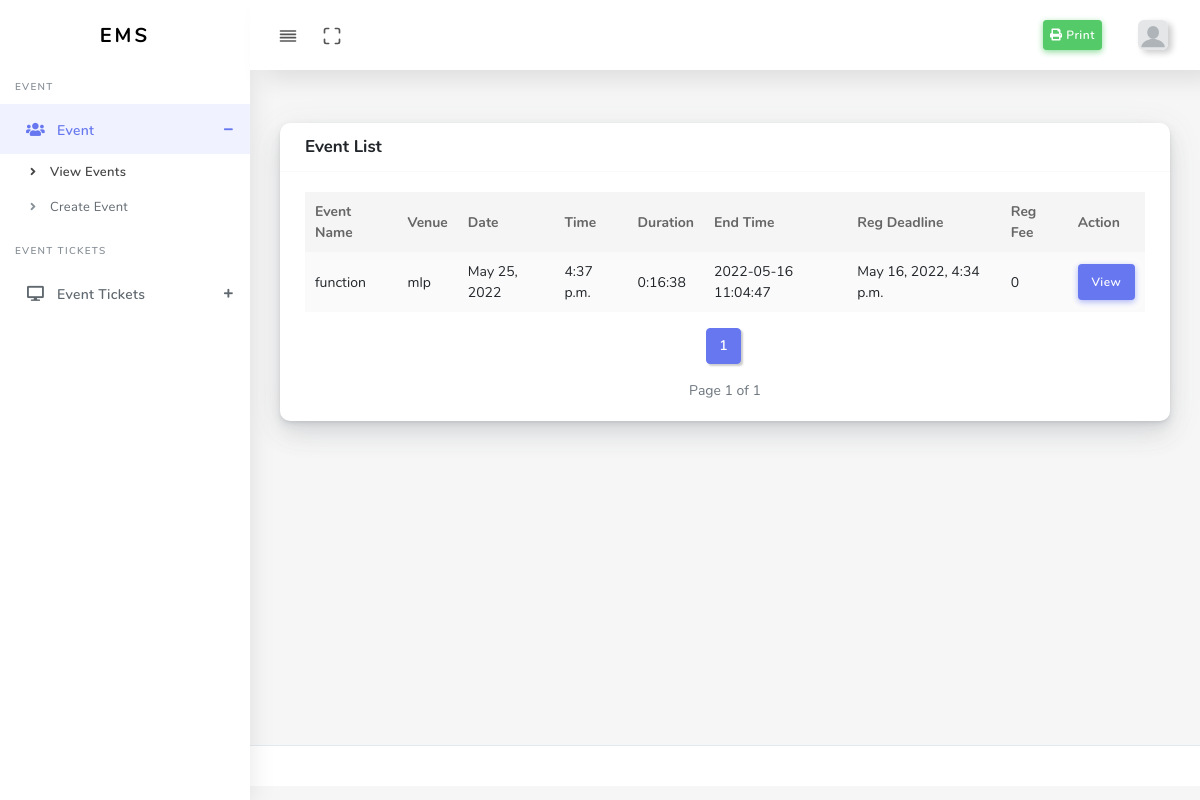
Page /event/event-list/ (signed in) on the committed database.
### event/models.py (models this page shows, shortened)
class Event(BaseModel):
    event_name = models.CharField(max_length=128,null=True,blank=True)
    venue = models.CharField(max_length=128,null=True,blank=True)
    date = models.DateField()
    time = models.TimeField()
    duration = models.DurationField()
    end_time = models.CharField(max_length=128,null=True,blank=True)
    reg_end_time = models.DateTimeField(default=datetime.now)
    reg_fee = models.PositiveIntegerField(default=0)
    class Meta:
        db_table = 'Event'
        verbose_name = _('Event')
        verbose_name_plural = _('Events')
        ordering = ('-date_added',)

### event/views.py (the view)
# urls.py: path('event-list/',views.event_list, name="list_event"),
@login_required(login_url='account:login')
def event_list(request):
    user = request.user
    if user.is_admin:
        event = Event.objects.filter(is_deleted=False)
        paginator = Paginator(event, 25)
        page_number = request.GET.get('page')
        page_obj = paginator.get_page(page_number)
        context = {
            "page_obj" : page_obj,
            "page_name":"event_list",
        }
        return render(request, 'dashboard/event/list_event.html',context)
    else:
        context = {}
        return render(request, '403.html',context)

### templates/dashboard/event/list_event.html (shortened to what this page needs)
{% extends 'dashboard/base.html' %} {% load static %} {% block content %}
<div class="main-content">
  <section class="section">
    <div class="section-body">
      <div class="row">
        <div class="col-12">
          <div class="card">
            <div class="card-header">
              <h4>Event List</h4>
            </div>
            <div class="card-body">
              <div class="table-responsive">
                <div id="" class="">
                  <div class="row">
                    <div class="col-sm-12">
                      <table class="table table-striped no-footer" id="" role="grid" aria-describedby="table-1_info">
                        <thead>
                          <tr role="row">
                            <th>
                              Event Name
                            </th>
                            <th>
                              Venue
                            </th>
                            <th>
                              Date
                            </th>
                            <th>
                              Time
                            </th>
                            <th>
                              Duration
                            </th>
                            <th>
                              End Time
                            </th>
                            <th>
                              Reg Deadline
                            </th>
                            <th>
                              Reg Fee
                            </th>
                            <th class="sorting" tabindex="0" aria-controls="table-1" rowspan="1" colspan="1"
                              aria-label="Action" style="width: 75px">
                              Action
                            </th>
                          </tr>
                        </thead>
                        <tbody>
                          {% for item in page_obj %}
                          <tr role="row" class="odd">
                            <td>{{ item.event_name }}</td>
                            <td>{{ item.venue }}</td>
                            <td>{{ item.date }}</td>
                            <td>{{ item.time }}</td>
                            <td>{{ item.duration }}</td>
                            <td>{{ item.end_time }}</td>
                            <td>{{ item.reg_end_time}}</td>
                            <td>{{ item.reg_fee }}</td>
                            <td>
                              <a href="{% url 'event:view_event' pk=item.pk %}" class="btn btn-primary">View</a>
                            </td>
                          </tr>
                          {% endfor %}
                        </tbody>
                      </table>
                    </div>
                  </div>
                  <div class="row">
                    <div class="col-sm-12 col-md-12">
                      <div class="dataTables_paginate paging_simple_numbers" id="table-1_paginate">
                        <ul class="pagination justify-content-center">
                          <li class="paginate_button page-item active">
                            <a href="#" aria-controls="table-1" data-dt-idx="1" tabindex="0" class="page-link">{{ page_obj.number }}</a>
                          </li>
                        </ul>
                      </div>
                    </div>
                    <div class="col-sm-12 col-md-12">
                      <div class="dataTables_info text-center" id="table-1_info" role="status" aria-live="polite">
                        Page {{ page_obj.number }} of
                        {{page_obj.paginator.num_pages }}
                      </div>
                    </div>
                  </div>
                </div>
              </div>
            </div>
          </div>
        </div>
      </div>
    </div>
  </section>
  {% endblock %}

### rows in the picture
Event: event_name "function", venue "mlp", date "May 25, 2022", time "4:37 p.m.", duration "0:16:38", end_time "2022-05-16 11:04:47", reg_end_time "May 16, 2022, 4:34 p.m.", reg_fee "0"

### other values in the picture
{{ page_obj.number }} "1"
{{ page_obj.paginator.num_pages }} "1"
